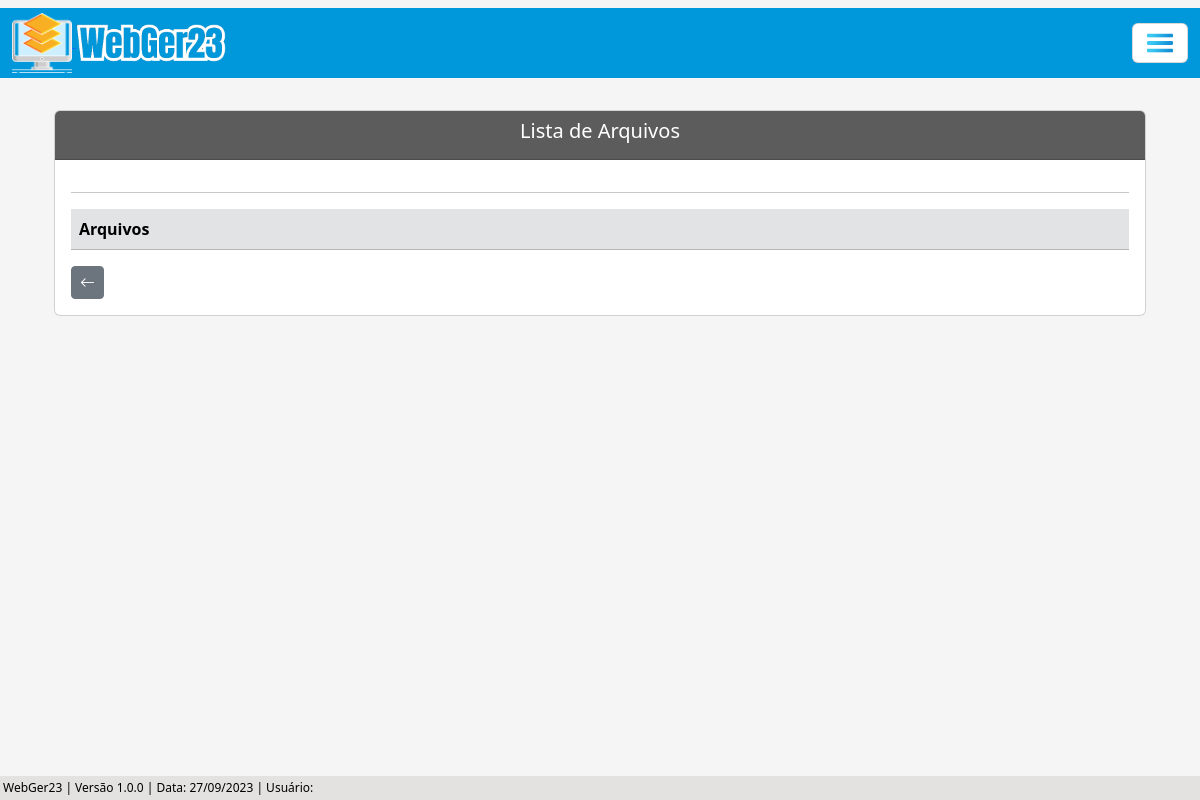
/listar/arquivo-andamento-adm/1/, run on an earlier commit of the app's database.
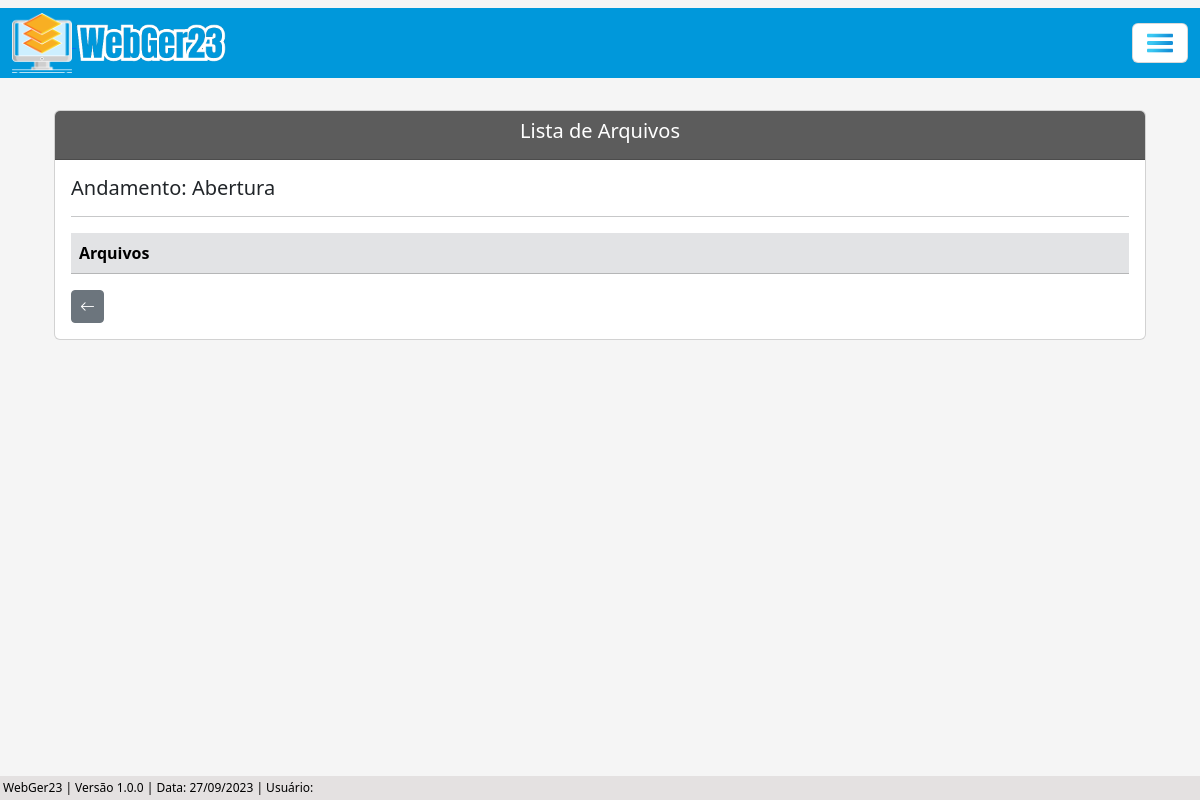
And on a later commit of the database.
### processo/models.py (models this page shows, shortened)
class Base(models.Model): # Classe base, será herdada pelas outras classes
    data_criacao = models.DateField('data_criação', auto_now_add=True)
    data_alteracao = models.DateField('Alterado', auto_now=True)
    ativo = models.BooleanField('Ativo?', default=True)
    class Meta:
        abstract = True

class AndamentoAdm(Base):
    andamentos = (
    ('Abertura', 'Abertura'), ('Parecer Fiscal', 'Parecer Fiscal'), ('Decisão 1ª Instância', 'Decisão 1ª Instância'), ('Suspenso Para Fiscalização Futura', 'Suspenso Para Fiscalização Futura'), ('Auto de Infração e Termo de Intimação - AITI.', 'Auto de Infração e Termo de Intimação - AITI.'), ('Termo de Intimação Fiscal - TIF.-tif.', 'Termo de Intimação Fiscal - TIF.'), ('Decisão de 2ª Instância', 'Decisão de 2ª Instância'), ('Cobrança de Documentação', 'Cobrança de Documentação'), ('Recurso Voluntário', 'Recurso Voluntário'), ('Fim do Contrato com a Assessoria', 'Fim do Contrato com a Assessoria'), ('Manifestação', 'Manifestação'), ('Recebimento do AR', 'Recebimento do AR'), ('Despacho', 'Despacho'), ('Aguardando Pagamento', 'Aguardando Pagamento'), ('Apresentação de Documentação para Análise', 'Apresentação de Documentação para Análise'), ('Aguardando AR', 'Aguardando AR'), ('Ofício', 'Ofício'), ('Revelia', 'Revelia'), ('Execução', 'Execução'), ('Confissão de Dívida (Parcelamento)', 'Confissão de Dívida (Parcelamento)'), ('Reenvio de Documento', 'Reenvio de Documento'), ('Parecer Juridico', 'Parecer Juridico'), ('Certidão', 'Certidão'), ('Encaminhado', 'Encaminhado'), ('Encerrado', 'Encerrado'),
    )
    situacao = (
        ('Sem Pagamento', 'Sem Pagamento'), ('Com Pagamento', 'Com Pagamento'),
    )
    criador_andamento_adm = models.ForeignKey(get_user_model(), verbose_name='Usuário Criador', on_delete=models.CASCADE)
    processo = models.ForeignKey(ProcessoAdm, on_delete=models.CASCADE) # Relacionamento 'One to Many' (um para muitos)
    data_andamento = models.DateField(verbose_name='Data do Andamento')
    andamento = models.CharField(max_length=100, choices=andamentos, verbose_name='Andamento') # Utiliza choices(escolhas) para selecionar o andamento
    situacao_pagamento = models.CharField(max_length=100, choices=situacao, blank=True, null=True)
    valor_pago = models.CharField(max_length=14, blank=True, null=True)
    data_prazo = models.DateField(blank=True, null=True)
    funcionario = models.CharField(max_length=50, blank=True, null=True)
    data_recebimento = models.DateField(blank=True, null=True)
    complemento = models.CharField(max_length=150, blank=True, null=True)
    arquivo = models.FileField(upload_to='Arquivo/', verbose_name='Arquivo', blank=True)

### processo/views.py (the view)
# urls.py: path('listar/arquivo-andamento-adm/<int:pk>/', ArquivoAndamentoAdmList.as_view(), name='arquivo-andamento-adm-list'),
class ArquivoAndamentoAdmList(ListView):
    model = AndamentoAdm
    template_name = 'processos/lists/arquivo_andamento_adm_list.html'
    def get_queryset(self):
        andamento_pk = self.kwargs.get('pk') # Pega a pk(primary key) da URL
        andamento = AndamentoAdm.objects.filter(pk=andamento_pk)  # Pega o andamento que possui a pk recebida (pk é a primary key do andamento)
        return andamento
    def get_context_data(self, **kwargs):
        andamento_pk = self.kwargs.get('pk') # Pega a PK do andamento através da URL
        context = super().get_context_data(**kwargs)
        context['dados_andamento'] = AndamentoAdm.objects.filter(pk=andamento_pk) # Filtra os dados do andamento através da pk
        return context

### processo/templates/processos/lists/arquivo_andamento_adm_list.html (shortened to what this page needs)
{% extends 'index.html' %}
{% load static %}
{% block conteudo %}
<div class="container p-4">
    <div class="card">
        <div class="card-header text-white" style="background-color: #5c5c5c;">
            <h5 style="text-align: center;">Lista de Arquivos</h5>
         </div>
        <div class="card-body">
            {% for atributo in dados_andamento %}
                <h5>Andamento: {{ atributo.andamento }}</h5>
            {% endfor %}
            <hr>
            <div class="table-responsive">
                <table class="table table-striped" id="tabela-listar-arquivo">
                    <thead>
                        <tr class="table-secondary">
                            <th>Arquivos</th>
                        </tr>
                    </thead>
                </table>
            </div>
            <button class="btn btn-secondary btn-sm" id="btnVoltar"><i class="bi bi-arrow-left" style="font-size: 15px;"></i></button>
        </div>
    </div>
</div>
{% endblock %}

What changed in the data, as far as the page shows it:
added AndamentoAdm: andamento "Abertura"
